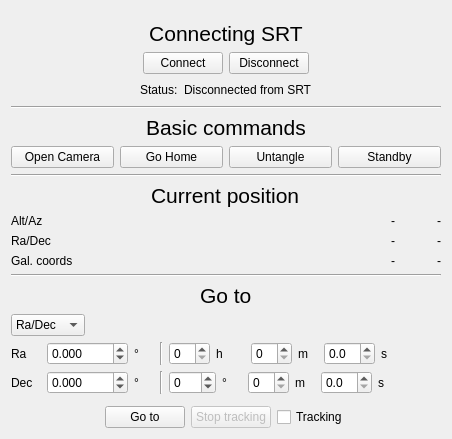
     <widget class="QWidget" name="tab_home">
      <attribute name="title">
       <string>Home</string>
      </attribute>
      <layout class="QVBoxLayout" name="verticalLayout_3">
       <item>
        <layout class="QHBoxLayout" name="horizontalLayout_18">
         <property name="topMargin">
          <number>10</number>
         </property>
         <item>
          <widget class="QLabel" name="label_CurrentPosition_4">
           <property name="sizePolicy">
            <sizepolicy hsizetype="Fixed" vsizetype="Fixed">
             <horstretch>0</horstretch>
             <verstretch>0</verstretch>
            </sizepolicy>
           </property>
           <property name="text">
            <string>&lt;html&gt;&lt;head/&gt;&lt;body&gt;&lt;p&gt;&lt;span style=&quot; font-size:16pt;&quot;&gt;Connecting SRT&lt;/span&gt;&lt;/p&gt;&lt;/body&gt;&lt;/html&gt;</string>
           </property>
           <property name="alignment">
            <set>Qt::AlignCenter</set>
           </property>
          </widget>
         </item>
        </layout>
       </item>
       <item>
        <layout class="QVBoxLayout" name="verticalLayout_2">
         <property name="topMargin">
          <number>0</number>
         </property>
         <item>
          <layout class="QHBoxLayout" name="horizontalLayout">
           <property name="topMargin">
            <number>0</number>
           </property>
           <item>
            <spacer name="horizontalSpacer_2">
             <property name="orientation">
              <enum>Qt::Horizontal</enum>
             </property>
             <property name="sizeHint" stdset="0">
              <size>
               <width>40</width>
               <height>20</height>
              </size>
             </property>
            </spacer>
           </item>
           <item>
            <widget class="QPushButton" name="pushButton_Connect">
             <property name="sizePolicy">
              <sizepolicy hsizetype="Fixed" vsizetype="Fixed">
               <horstretch>0</horstretch>
               <verstretch>0</verstretch>
              </sizepolicy>
             </property>
             <property name="text">
              <string>Connect</string>
             </property>
            </widget>
           </item>
           <item>
            <widget class="QPushButton" name="pushButton_Disconnect">
             <property name="sizePolicy">
              <sizepolicy hsizetype="Fixed" vsizetype="Fixed">
               <horstretch>0</horstretch>
               <verstretch>0</verstretch>
              </sizepolicy>
             </property>
             <property name="text">
              <string>Disconnect</string>
             </property>
            </widget>
           </item>
           <item>
            <spacer name="horizontalSpacer_3">
             <property name="orientation">
              <enum>Qt::Horizontal</enum>
             </property>
             <property name="sizeHint" stdset="0">
              <size>
               <width>40</width>
               <height>20</height>
              </size>
             </property>
            </spacer>
           </item>
          </layout>
         </item>
         <item>
          <layout class="QHBoxLayout" name="horizontalLayout_4">
           <property name="topMargin">
            <number>0</number>
           </property>
           <item>
            <spacer name="horizontalSpacer">
             <property name="orientation">
              <enum>Qt::Horizontal</enum>
             </property>
             <property name="sizeHint" stdset="0">
              <size>
               <width>40</width>
               <height>20</height>
              </size>
             </property>
            </spacer>
           </item>
           <item>
            <widget class="QLabel" name="label_29">
             <property name="text">
              <string>Status:</string>
             </property>
            </widget>
           </item>
           <item>
            <widget class="QLabel" name="ConnectedLabel">
             <property name="sizePolicy">
              <sizepolicy hsizetype="Preferred" vsizetype="Fixed">
               <horstretch>0</horstretch>
               <verstretch>0</verstretch>
              </sizepolicy>
             </property>
             <property name="text">
              <string>Disconnected from SRT</string>
             </property>
            </widget>
           </item>
           <item>
            <spacer name="horizontalSpacer_4">
             <property name="orientation">
              <enum>Qt::Horizontal</enum>
             </property>
             <property name="sizeHint" stdset="0">
              <size>
               <width>40</width>
               <height>20</height>
              </size>
             </property>
            </spacer>
           </item>
          </layout>
         </item>
        </layout>
       </item>
       <item>
        <widget class="Line" name="line">
         <property name="orientation">
          <enum>Qt::Horizontal</enum>
         </property>
        </widget>
       </item>
       <item alignment="Qt::AlignHCenter">
        <widget class="QLabel" name="label_CurrentPosition_3">
         <property name="sizePolicy">
          <sizepolicy hsizetype="Fixed" vsizetype="Fixed">
           <horstretch>0</horstretch>
           <verstretch>0</verstretch>
          </sizepolicy>
         </property>
         <property name="text">
          <string>&lt;html&gt;&lt;head/&gt;&lt;body&gt;&lt;p&gt;&lt;span style=&quot; font-size:16pt;&quot;&gt;Basic commands&lt;/span&gt;&lt;/p&gt;&lt;/body&gt;&lt;/html&gt;</string>
         </property>
        </widget>
       </item>
       <item>
        <layout class="QHBoxLayout" name="horizontalLayout_5">
         <property name="topMargin">
          <number>0</number>
         </property>
         <item>
          <widget class="QPushButton" name="pushButton_openCamera">
           <property name="text">
            <string>Open Camera</string>
           </property>
          </widget>
         </item>
         <item>
          <widget class="QPushButton" name="pushButton_goHome">
           <property name="text">
            <string>Go Home</string>
           </property>
          </widget>
         </item>
         <item>
          <widget class="QPushButton" name="pushButton_Untangle">
           <property name="text">
            <string>Untangle</string>
           </property>
          </widget>
         </item>
         <item>
          <widget class="QPushButton" name="pushButton_Standby">
           <property name="text">
            <string>Standby</string>
           </property>
          </widget>
         </item>
        </layout>
       </item>
       <item>
        <widget class="Line" name="line_8">
         <property name="orientation">
          <enum>Qt::Horizontal</enum>
         </property>
        </widget>
       </item>
       <item alignment="Qt::AlignHCenter">
        <widget class="QLabel" name="label_CurrentPosition">
         <property name="sizePolicy">
          <sizepolicy hsizetype="Fixed" vsizetype="Fixed">
           <horstretch>0</horstretch>
           <verstretch>0</verstretch>
          </sizepolicy>
         </property>
         <property name="text">
          <string>&lt;html&gt;&lt;head/&gt;&lt;body&gt;&lt;p&gt;&lt;span style=&quot; font-size:16pt;&quot;&gt;Current position&lt;/span&gt;&lt;/p&gt;&lt;/body&gt;&lt;/html&gt;</string>
         </property>
        </widget>
       </item>
       <item>
        <layout class="QHBoxLayout" name="horizontalLayout_2">
         <item>
          <layout class="QGridLayout" name="gridLayout">
           <item row="1" column="2">
            <widget class="QLabel" name="DecLabel">
             <property name="sizePolicy">
              <sizepolicy hsizetype="Fixed" vsizetype="Preferred">
               <horstretch>0</horstretch>
               <verstretch>0</verstretch>
              </sizepolicy>
             </property>
             <property name="minimumSize">
              <size>
               <width>40</width>
               <height>0</height>
              </size>
             </property>
             <property name="text">
              <string>-</string>
             </property>
             <property name="alignment">
              <set>Qt::AlignRight|Qt::AlignTrailing|Qt::AlignVCenter</set>
             </property>
            </widget>
           </item>
           <item row="0" column="2">
            <widget class="QLabel" name="AzLabel">
             <property name="sizePolicy">
              <sizepolicy hsizetype="Fixed" vsizetype="Preferred">
               <horstretch>0</horstretch>
               <verstretch>0</verstretch>
              </sizepolicy>
             </property>
             <property name="minimumSize">
              <size>
               <width>40</width>
               <height>0</height>
              </size>
             </property>
             <property name="text">
              <string>-</string>
             </property>
             <property name="alignment">
              <set>Qt::AlignRight|Qt::AlignTrailing|Qt::AlignVCenter</set>
             </property>
            </widget>
           </item>
           <item row="2" column="2">
            <widget class="QLabel" name="label_GalB">
             <property name="sizePolicy">
              <sizepolicy hsizetype="Fixed" vsizetype="Preferred">
               <horstretch>0</horstretch>
               <verstretch>0</verstretch>
              </sizepolicy>
             </property>
             <property name="minimumSize">
              <size>
               <width>40</width>
               <height>0</height>
              </size>
             </property>
             <property name="text">
              <string>-</string>
             </property>
             <property name="alignment">
              <set>Qt::AlignRight|Qt::AlignTrailing|Qt::AlignVCenter</set>
             </property>
            </widget>
           </item>
           <item row="0" column="0">
            <widget class="QLabel" name="label_2">
             <property name="text">
              <string>Alt/Az</string>
             </property>
            </widget>
           </item>
           <item row="1" column="1">
            <widget class="QLabel" name="RaLabel">
             <property name="sizePolicy">
              <sizepolicy hsizetype="Fixed" vsizetype="Preferred">
               <horstretch>0</horstretch>
               <verstretch>0</verstretch>
              </sizepolicy>
             </property>
             <property name="minimumSize">
              <size>
               <width>40</width>
               <height>0</height>
              </size>
             </property>
             <property name="text">
              <string>-</string>
             </property>
             <property name="alignment">
              <set>Qt::AlignRight|Qt::AlignTrailing|Qt::AlignVCenter</set>
             </property>
            </widget>
           </item>
           <item row="1" column="0">
            <widget class="QLabel" name="label_4">
             <property name="text">
              <string>Ra/Dec</string>
             </property>
            </widget>
           </item>
           <item row="2" column="1">
            <widget class="QLabel" name="label_GalL">
             <property name="sizePolicy">
              <sizepolicy hsizetype="Fixed" vsizetype="Preferred">
               <horstretch>0</horstretch>
               <verstretch>0</verstretch>
              </sizepolicy>
             </property>
             <property name="minimumSize">
              <size>
               <width>40</width>
               <height>0</height>
              </size>
             </property>
             <property name="text">
              <string>-</string>
             </property>
             <property name="alignment">
              <set>Qt::AlignRight|Qt::AlignTrailing|Qt::AlignVCenter</set>
             </property>
            </widget>
           </item>
           <item row="0" column="1">
            <widget class="QLabel" name="AltLabel">
             <property name="sizePolicy">
              <sizepolicy hsizetype="Fixed" vsizetype="Preferred">
               <horstretch>0</horstretch>
               <verstretch>0</verstretch>
              </sizepolicy>
             </property>
             <property name="minimumSize">
              <size>
               <width>40</width>
               <height>0</height>
              </size>
             </property>
             <property name="text">
              <string>-</string>
             </property>
             <property name="alignment">
              <set>Qt::AlignRight|Qt::AlignTrailing|Qt::AlignVCenter</set>
             </property>
            </widget>
           </item>
           <item row="2" column="0">
            <widget class="QLabel" name="label_6">
             <property name="text">
              <string>Gal. coords</string>
             </property>
            </widget>
           </item>
          </layout>
         </item>
        </layout>
       </item>
       <item>
        <widget class="Line" name="line_3">
         <property name="orientation">
          <enum>Qt::Horizontal</enum>
         </property>
        </widget>
       </item>
       <item alignment="Qt::AlignHCenter">
        <widget class="QLabel" name="label_CurrentPosition_2">
         <property name="sizePolicy">
          <sizepolicy hsizetype="Fixed" vsizetype="Fixed">
           <horstretch>0</horstretch>
           <verstretch>0</verstretch>
          </sizepolicy>
         </property>
         <property name="text">
          <string>&lt;html&gt;&lt;head/&gt;&lt;body&gt;&lt;p&gt;&lt;span style=&quot; font-size:16pt;&quot;&gt;Go to&lt;/span&gt;&lt;/p&gt;&lt;/body&gt;&lt;/html&gt;</string>
         </property>
        </widget>
       </item>
       <item>
        <layout class="QVBoxLayout" name="verticalLayout_6">
         <property name="topMargin">
          <number>0</number>
         </property>
         <item>
          <layout class="QHBoxLayout" name="horizontalLayout_11">
           <property name="leftMargin">
            <number>0</number>
           </property>
           <property name="topMargin">
            <number>0</number>
           </property>
           <item>
            <widget class="QComboBox" name="comboBoxTracking">
             <item>
              <property name="text">
               <string>Ra/Dec</string>
              </property>
             </item>
             <item>
              <property name="text">
               <string>Galactic</string>
              </property>
             </item>
             <item>
              <property name="text">
               <string>Az/Alt</string>
              </property>
             </item>
            </widget>
           </item>
           <item>
            <spacer name="horizontalSpacer_7">
             <property name="orientation">
              <enum>Qt::Horizontal</enum>
             </property>
             <property name="sizeHint" stdset="0">
              <size>
               <width>40</width>
               <height>20</height>
              </size>
             </property>
            </spacer>
           </item>
          </layout>
         </item>
         <item>
          <layout class="QHBoxLayout" name="horizontalLayout_6">
           <property name="topMargin">
            <number>0</number>
           </property>
           <item>
            <widget class="QLabel" name="LabelTrackingFirstCoord">
             <property name="sizePolicy">
              <sizepolicy hsizetype="Fixed" vsizetype="Preferred">
               <horstretch>0</horstretch>
               <verstretch>0</verstretch>
              </sizepolicy>
             </property>
             <property name="minimumSize">
              <size>
               <width>30</width>
               <height>10</height>
              </size>
             </property>
             <property name="text">
              <string>Ra</string>
             </property>
            </widget>
           </item>
           <item>
            <widget class="QDoubleSpinBox" name="doubleSpinBox_TrackFirstCoordDecimal">
             <property name="minimumSize">
              <size>
               <width>30</width>
               <height>0</height>
              </size>
             </property>
             <property name="decimals">
              <number>3</number>
             </property>
             <property name="minimum">
              <double>-1000.000000000000000</double>
             </property>
             <property name="maximum">
              <double>1000.000000000000000</double>
             </property>
            </widget>
           </item>
           <item>
            <widget class="QLabel" name="LabelTrackingFirstCoord_2">
             <property name="sizePolicy">
              <sizepolicy hsizetype="Fixed" vsizetype="Preferred">
               <horstretch>0</horstretch>
               <verstretch>0</verstretch>
              </sizepolicy>
             </property>
             <property name="minimumSize">
              <size>
               <width>20</width>
               <height>10</height>
              </size>
             </property>
             <property name="text">
              <string>°</string>
             </property>
            </widget>
           </item>
           <item>
            <widget class="Line" name="line_5">
             <property name="orientation">
              <enum>Qt::Vertical</enum>
             </property>
            </widget>
           </item>
           <item>
            <widget class="QDoubleSpinBox" name="doubleSpinBox_TrackFirstCoord_h">
             <property name="sizePolicy">
              <sizepolicy hsizetype="Minimum" vsizetype="Fixed">
               <horstretch>0</horstretch>
               <verstretch>0</verstretch>
              </sizepolicy>
             </property>
             <property name="minimumSize">
              <size>
               <width>30</width>
               <height>0</height>
              </size>
             </property>
             <property name="decimals">
              <number>0</number>
             </property>
             <property name="minimum">
              <double>0.000000000000000</double>
             </property>
             <property name="maximum">
              <double>23.000000000000000</double>
             </property>
            </widget>
           </item>
           <item>
            <widget class="QLabel" name="LabelTrackingFirstCoord_3">
             <property name="sizePolicy">
              <sizepolicy hsizetype="Fixed" vsizetype="Preferred">
               <horstretch>0</horstretch>
               <verstretch>0</verstretch>
              </sizepolicy>
             </property>
             <property name="minimumSize">
              <size>
               <width>29</width>
               <height>10</height>
              </size>
             </property>
             <property name="text">
              <string>h</string>
             </property>
            </widget>
           </item>
           <item>
            <widget class="QDoubleSpinBox" name="doubleSpinBox_TrackFirstCoord_m">
             <property name="sizePolicy">
              <sizepolicy hsizetype="Minimum" vsizetype="Fixed">
               <horstretch>0</horstretch>
               <verstretch>0</verstretch>
              </sizepolicy>
             </property>
             <property name="minimumSize">
              <size>
               <width>20</width>
               <height>0</height>
              </size>
             </property>
             <property name="baseSize">
              <size>
               <width>0</width>
               <height>0</height>
              </size>
             </property>
             <property name="decimals">
              <number>0</number>
             </property>
             <property name="minimum">
              <double>0.000000000000000</double>
             </property>
             <property name="maximum">
              <double>59.000000000000000</double>
             </property>
             <property name="value">
              <double>0.000000000000000</double>
             </property>
            </widget>
           </item>
           <item>
            <widget class="QLabel" name="LabelTrackingFirstCoord_4">
             <property name="sizePolicy">
              <sizepolicy hsizetype="Fixed" vsizetype="Preferred">
               <horstretch>0</horstretch>
               <verstretch>0</verstretch>
              </sizepolicy>
             </property>
             <property name="minimumSize">
              <size>
               <width>20</width>
               <height>10</height>
              </size>
             </property>
             <property name="text">
              <string>m</string>
             </property>
            </widget>
           </item>
           <item>
            <widget class="QDoubleSpinBox" name="doubleSpinBox_TrackFirstCoord_s">
             <property name="decimals">
              <number>1</number>
             </property>
             <property name="minimum">
              <double>0.000000000000000</double>
             </property>
             <property name="maximum">
              <double>59.899999999999999</double>
             </property>
            </widget>
           </item>
           <item>
            <widget class="QLabel" name="LabelTrackingFirstCoord_5">
             <property name="sizePolicy">
              <sizepolicy hsizetype="Fixed" vsizetype="Preferred">
               <horstretch>0</horstretch>
               <verstretch>0</verstretch>
              </sizepolicy>
             </property>
             <property name="minimumSize">
              <size>
               <width>20</width>
               <height>10</height>
              </size>
             </property>
             <property name="text">
              <string>s</string>
             </property>
            </widget>
           </item>
           <item>
            <spacer name="horizontalSpacer_12">
             <property name="orientation">
              <enum>Qt::Horizontal</enum>
             </property>
             <property name="sizeHint" stdset="0">
              <size>
               <width>40</width>
               <height>20</height>
              </size>
             </property>
            </spacer>
           </item>
          </layout>
         </item>
         <item>
          <layout class="QHBoxLayout" name="horizontalLayout_12">
           <property name="topMargin">
            <number>0</number>
           </property>
           <item>
            <widget class="QLabel" name="LabelTrackingSecondCoord">
             <property name="sizePolicy">
              <sizepolicy hsizetype="Fixed" vsizetype="Preferred">
               <horstretch>0</horstretch>
               <verstretch>0</verstretch>
              </sizepolicy>
             </property>
             <property name="minimumSize">
              <size>
               <width>30</width>
               <height>10</height>
              </size>
             </property>
             <property name="text">
              <string>Dec</string>
             </property>
            </widget>
           </item>
           <item>
            <widget class="QDoubleSpinBox" name="doubleSpinBox_TrackSecondCoordDecimal">
             <property name="minimumSize">
              <size>
               <width>30</width>
               <height>0</height>
              </size>
             </property>
             <property name="decimals">
              <number>3</number>
             </property>
             <property name="minimum">
              <double>-1000.000000000000000</double>
             </property>
             <property name="maximum">
              <double>1000.000000000000000</double>
             </property>
            </widget>
           </item>
           <item>
            <widget class="QLabel" name="LabelTrackingSecondCoord_2">
             <property name="sizePolicy">
              <sizepolicy hsizetype="Fixed" vsizetype="Preferred">
               <horstretch>0</horstretch>
               <verstretch>0</verstretch>
              </sizepolicy>
             </property>
             <property name="minimumSize">
              <size>
               <width>20</width>
               <height>10</height>
              </size>
             </property>
             <property name="text">
              <string>°</string>
             </property>
            </widget>
           </item>
           <item>
            <widget class="Line" name="line_7">
             <property name="orientation">
              <enum>Qt::Vertical</enum>
             </property>
            </widget>
           </item>
           <item>
            <widget class="QDoubleSpinBox" name="doubleSpinBox_TrackSecondCoord_Deg">
             <property name="minimumSize">
              <size>
               <width>30</width>
               <height>0</height>
              </size>
             </property>
             <property name="decimals">
              <number>0</number>
             </property>
             <property name="minimum">
              <double>-90.000000000000000</double>
             </property>
             <property name="maximum">
              <double>360.000000000000000</double>
             </property>
            </widget>
           </item>
           <item>
            <widget class="QLabel" name="LabelTrackingSecondCoord_3">
             <property name="sizePolicy">
              <sizepolicy hsizetype="Fixed" vsizetype="Preferred">
               <horstretch>0</horstretch>
               <verstretch>0</verstretch>
              </sizepolicy>
             </property>
             <property name="minimumSize">
              <size>
               <width>20</width>
               <height>10</height>
              </size>
             </property>
             <property name="text">
              <string>°</string>
             </property>
            </widget>
           </item>
           <item>
            <widget class="QDoubleSpinBox" name="doubleSpinBox_TrackSecondCoord_m">
             <property name="minimumSize">
              <size>
               <width>20</width>
               <height>0</height>
              </size>
             </property>
             <property name="decimals">
              <number>0</number>
             </property>
             <property name="minimum">
              <double>0.000000000000000</double>
             </property>
             <property name="maximum">
              <double>59.000000000000000</double>
             </property>
            </widget>
           </item>
           <item>
            <widget class="QLabel" name="LabelTrackingSecondCoord_4">
             <property name="sizePolicy">
              <sizepolicy hsizetype="Fixed" vsizetype="Preferred">
               <horstretch>0</horstretch>
               <verstretch>0</verstretch>
              </sizepolicy>
             </property>
             <property name="minimumSize">
              <size>
               <width>20</width>
               <height>10</height>
              </size>
             </property>
             <property name="text">
              <string>m</string>
             </property>
            </widget>
           </item>
           <item>
            <widget class="QDoubleSpinBox" name="doubleSpinBox_TrackSecondCoord_s">
             <property name="decimals">
              <number>1</number>
             </property>
             <property name="minimum">
              <double>0.000000000000000</double>
             </property>
             <property name="maximum">
              <double>59.899999999999999</double>
             </property>
            </widget>
           </item>
           <item>
            <widget class="QLabel" name="LabelTrackingSecondCoord_5">
             <property name="sizePolicy">
              <sizepolicy hsizetype="Fixed" vsizetype="Preferred">
               <horstretch>0</horstretch>
               <verstretch>0</verstretch>
              </sizepolicy>
             </property>
             <property name="minimumSize">
              <size>
               <width>20</width>
               <height>10</height>
              </size>
             </property>
             <property name="text">
              <string>s</string>
             </property>
            </widget>
           </item>
           <item>
            <spacer name="horizontalSpacer_13">
             <property name="orientation">
              <enum>Qt::Horizontal</enum>
             </property>
             <property name="sizeHint" stdset="0">
              <size>
               <width>40</width>
               <height>20</height>
              </size>
             </property>
            </spacer>
           </item>
          </layout>
         </item>
         <item>
          <widget class="Line" name="line_2">
           <property name="orientation">
            <enum>Qt::Vertical</enum>
           </property>
          </widget>
         </item>
         <item>
          <layout class="QHBoxLayout" name="horizontalLayout_10">
           <property name="topMargin">
            <number>0</number>
           </property>
           <item>
            <spacer name="horizontalSpacer_10">
             <property name="orientation">
              <enum>Qt::Horizontal</enum>
             </property>
             <property name="sizeHint" stdset="0">
              <size>
               <width>40</width>
               <height>20</height>
              </size>
             </property>
            </spacer>
           </item>
           <item>
            <widget class="QPushButton" name="pushButton_GoTo">
             <property name="sizePolicy">
              <sizepolicy hsizetype="Fixed" vsizetype="Fixed">
               <horstretch>0</horstretch>
               <verstretch>0</verstretch>
              </sizepolicy>
             </property>
             <property name="minimumSize">
              <size>
               <width>0</width>
               <height>0</height>
              </size>
             </property>
             <property name="text">
              <string>Go to</string>
             </property>
            </widget>
           </item>
           <item>
            <widget class="QPushButton" name="pushButton_StopTracking">
             <property name="enabled">
              <bool>false</bool>
             </property>
             <property name="sizePolicy">
              <sizepolicy hsizetype="Fixed" vsizetype="Fixed">
               <horstretch>0</horstretch>
               <verstretch>0</verstretch>
              </sizepolicy>
             </property>
             <property name="text">
              <string>Stop tracking</string>
             </property>
             <property name="checkable">
              <bool>false</bool>
             </property>
             <property name="flat">
              <bool>false</bool>
             </property>
            </widget>
           </item>
           <item>
            <widget class="QCheckBox" name="checkBox_Tracking">
             <property name="text">
              <string>Tracking</string>
             </property>
            </widget>
           </item>
           <item>
            <spacer name="horizontalSpacer_11">
             <property name="orientation">
              <enum>Qt::Horizontal</enum>
             </property>
             <property name="sizeHint" stdset="0">
              <size>
               <width>40</width>
               <height>20</height>
              </size>
             </property>
            </spacer>
           </item>
          </layout>
         </item>
        </layout>
       </item>
      </layout>
     </widget>
